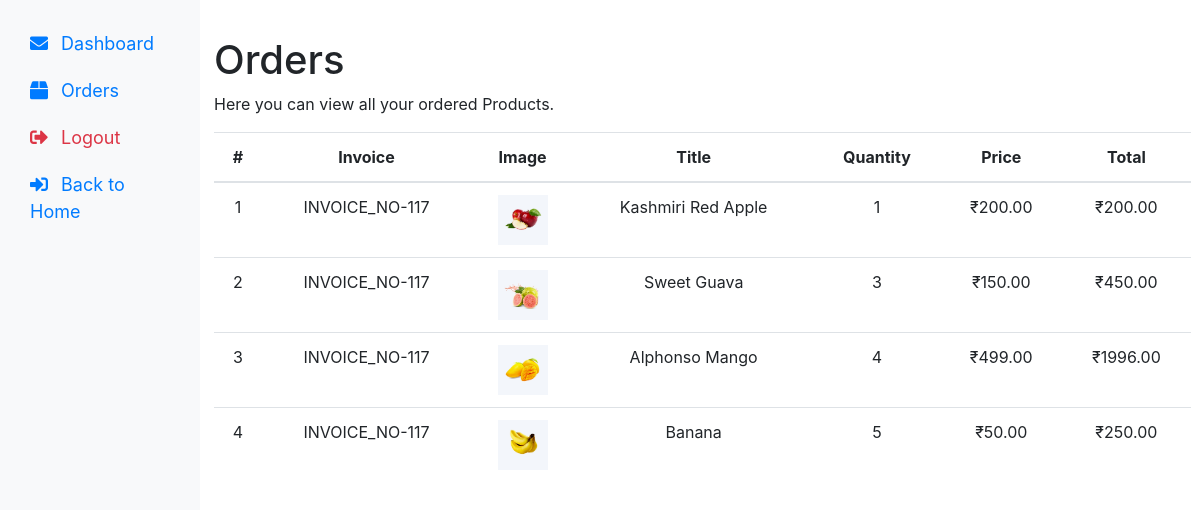
The page /order-view/117 (signed in) on the database its author committed.
### Core/models.py (models this page shows, shortened)
class CartOrderItems(models.Model):
    order = models.ForeignKey(Cart, on_delete=models.CASCADE)
    invoice_no = models.CharField(max_length=200)
    product_status = models.CharField(max_length=200)
    item = models.CharField(max_length=200)
    image = models.CharField(max_length=200)
    qty = models.IntegerField(default=0)
    price = models.DecimalField(max_digits=999999999 ,decimal_places=2 , default="2.99" )
    total = models.DecimalField(max_digits=999999999 ,decimal_places=2, default = "1.99")
    class Meta:
        verbose_name_plural = "Cart Order Items"

### Core/views.py (the view)
# urls.py: path('order-view/<id>', order_view , name="order-view"),
@login_required
def order_view(request , id):
    order = Cart.objects.get(user = request.user , id=id)
    items = CartOrderItems.objects.filter(order = order)
    context = {
        "items" : items
    }
    return render(request, 'core/order-view.html',context)

### Templates/core/order-view.html (shortened to what this page needs)
<!DOCTYPE html>
<html lang="en">
<head>
    <link href="https://stackpath.bootstrapcdn.com/bootstrap/4.5.2/css/bootstrap.min.css" rel="stylesheet">
    <link rel="stylesheet" href="https://cdnjs.cloudflare.com/ajax/libs/font-awesome/5.15.4/css/all.min.css">
</head>
<body>
    <div class="container-fluid">
        <div class="row">
            <nav id="sidebar" class="col-md-2 d-md-block bg-light sidebar">
                <div class="sidebar-sticky">
                    <ul class="nav flex-column">
                        <li class="nav-item">
                            <a href="/dashboard/" class="nav-link">
                                <i class="fas fa-envelope"></i> Dashboard
                            </a>
                        </li>
                        <li class="nav-item">
                            <a class="nav-link " id="orders-tab" data-toggle="tab" href="#orders">
                                <i class="fas fa-box"></i> Orders
                            </a>
                        </li>
                        <li class="nav-item">
                            <a class="nav-link text-danger" id="logout-tab" href="/user/log-out/">
                                <i class="fas fa-sign-out-alt"></i> Logout
                            </a>
                        </li>
                        <li class="nav-item">
                            <a class="nav-link text-primary" id="home-tab" href="/">
                                <i class="fas fa-sign-in-alt"></i> Back to Home
                            </a>
                        </li>
                    </ul>
                </div>
            </nav>
            <main role="main" class="col-md-9 ml-sm-auto col-lg-10 px-4">
                <div class="tab-content">
                    <div class="tab-pane fade show active" id="orders">
                        <h1 class="mt-3">Orders</h1>
                        <p>Here you can view all your ordered Products.</p>
                        <table class="table text-center">
                            <thead>
                                <tr>
                                    <th>#</th>
                                    <th>Invoice</th>
                                    <th>Image</th>
                                    <th>Title</th>
                                    <th>Quantity</th>
                                    <th>Price</th>
                                    <th>Total</th>
                                </tr>
                            </thead>
                            <tbody>
                            {% for i in items %}
                                <tr>
                                    <td>{{forloop.counter}}</td>
                                    <td>{{i.invoice_no}}</td>
                                    <td><img src="{{i.image}}" style="width: 50px; height: 50px; object-fit: cover;"></td>
                                    <td>{{i.item}}</td>
                                    <td>{{i.qty}}</td>
                                    <td>₹{{i.price}}</td>
                                    <td>₹{{i.total}}</td>
                                </tr>
                                {% endfor %}
                            </tbody>
                        </table>
                    </div>
                </div>
            </main>
        </div>
    </div>
</body>
</html>

### Templates/core/order-view.html (style rules this page uses)
#sidebar { height: 100vh; position: fixed; top: 0; left: 0; z-index: 100; background-color: #f8f9fa; width: 250px; }
.sidebar-sticky { position: relative; top: 0; height: 100%; padding-top: 20px; }
.nav-link { font-size: 18px; padding: 10px 15px; }
.nav-link i { margin-right: 8px; }
main { margin-left: 250px; padding: 20px; }
.container-fluid { padding: 0; }

### rows shown on the page
CartOrderItems: invoice_no "INVOICE_NO-117", image (picture), item "Kashmiri Red Apple", qty "1", price "200.00", total "200.00"
CartOrderItems: invoice_no "INVOICE_NO-117", image (picture), item "Sweet Guava", qty "3", price "150.00", total "450.00"
CartOrderItems: invoice_no "INVOICE_NO-117", image (picture), item "Alphonso Mango", qty "4", price "499.00", total "1996.00"
CartOrderItems: invoice_no "INVOICE_NO-117", image (picture), item "Banana", qty "5", price "50.00", total "250.00"
